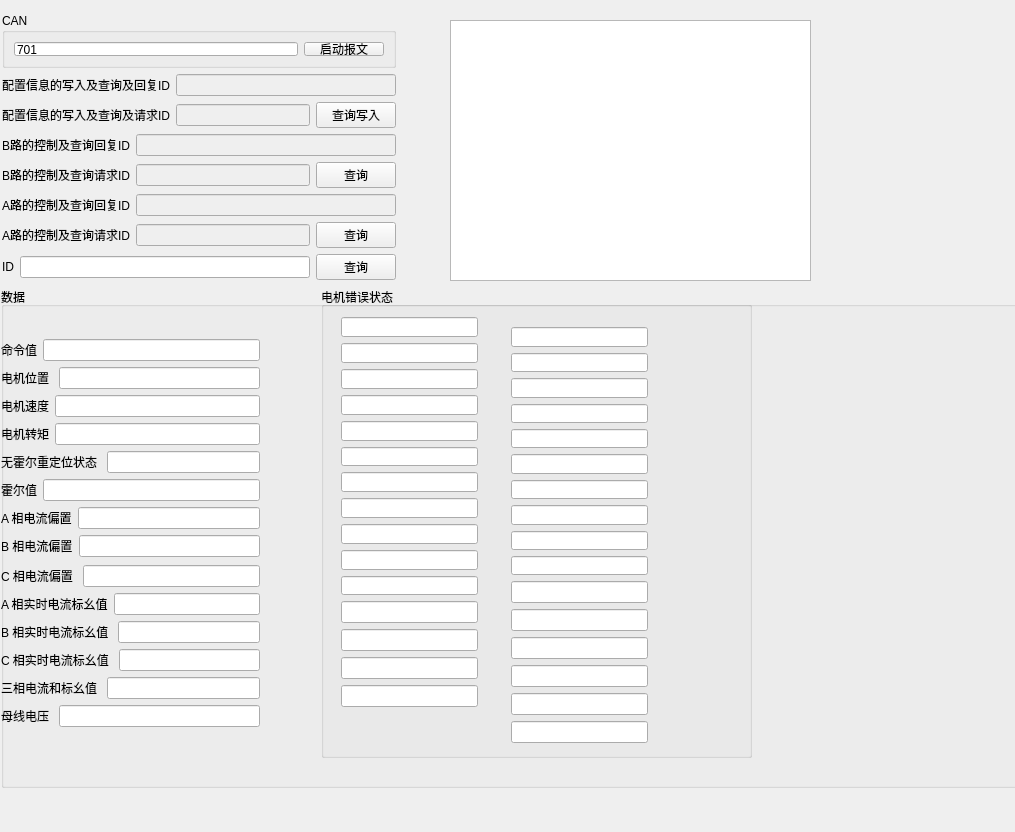
<?xml version="1.0" encoding="UTF-8"?>
<ui version="4.0">
 <class>ControlCanDllForm</class>
 <widget class="QWidget" name="ControlCanDllForm">
  <property name="geometry">
   <rect>
    <x>0</x>
    <y>0</y>
    <width>1015</width>
    <height>832</height>
   </rect>
  </property>
  <property name="windowTitle">
   <string>Form</string>
  </property>
  <widget class="QGroupBox" name="groupBox_2">
   <property name="geometry">
    <rect>
     <x>1</x>
     <y>287</y>
     <width>1021</width>
     <height>501</height>
    </rect>
   </property>
   <property name="title">
    <string>数据</string>
   </property>
   <widget class="QGroupBox" name="groupBox_3">
    <property name="geometry">
     <rect>
      <x>320</x>
      <y>0</y>
      <width>431</width>
      <height>471</height>
     </rect>
    </property>
    <property name="title">
     <string>电机错误状态</string>
    </property>
    <widget class="QLineEdit" name="lineEdit_30">
     <property name="geometry">
      <rect>
       <x>210</x>
       <y>480</y>
       <width>131</width>
       <height>20</height>
      </rect>
     </property>
    </widget>
    <widget class="QWidget" name="layoutWidget">
     <property name="geometry">
      <rect>
       <x>20</x>
       <y>30</y>
       <width>137</width>
       <height>390</height>
      </rect>
     </property>
     <layout class="QVBoxLayout" name="verticalLayout_8">
      <item>
       <layout class="QVBoxLayout" name="verticalLayout_4">
        <item>
         <widget class="QLineEdit" name="lineEdit_00"/>
        </item>
        <item>
         <widget class="QLineEdit" name="lineEdit_01"/>
        </item>
        <item>
         <widget class="QLineEdit" name="lineEdit_02"/>
        </item>
        <item>
         <widget class="QLineEdit" name="lineEdit_03"/>
        </item>
        <item>
         <widget class="QLineEdit" name="lineEdit_04"/>
        </item>
        <item>
         <widget class="QLineEdit" name="lineEdit_05"/>
        </item>
        <item>
         <widget class="QLineEdit" name="lineEdit_06"/>
        </item>
        <item>
         <widget class="QLineEdit" name="lineEdit_07"/>
        </item>
        <item>
         <widget class="QLineEdit" name="lineEdit_08"/>
        </item>
        <item>
         <widget class="QLineEdit" name="lineEdit_09"/>
        </item>
        <item>
         <widget class="QLineEdit" name="lineEdit_010"/>
        </item>
       </layout>
      </item>
      <item>
       <layout class="QVBoxLayout" name="verticalLayout_7">
        <item>
         <widget class="QLineEdit" name="lineEdit_011"/>
        </item>
        <item>
         <widget class="QLineEdit" name="lineEdit_012"/>
        </item>
        <item>
         <widget class="QLineEdit" name="lineEdit_013"/>
        </item>
        <item>
         <widget class="QLineEdit" name="lineEdit_014"/>
        </item>
       </layout>
      </item>
     </layout>
    </widget>
    <widget class="QWidget" name="layoutWidget">
     <property name="geometry">
      <rect>
       <x>190</x>
       <y>40</y>
       <width>137</width>
       <height>416</height>
      </rect>
     </property>
     <layout class="QVBoxLayout" name="verticalLayout_12">
      <item>
       <layout class="QVBoxLayout" name="verticalLayout_5">
        <item>
         <widget class="QLineEdit" name="lineEdit_015"/>
        </item>
        <item>
         <widget class="QLineEdit" name="lineEdit_016"/>
        </item>
        <item>
         <widget class="QLineEdit" name="lineEdit_017"/>
        </item>
        <item>
         <widget class="QLineEdit" name="lineEdit_018"/>
        </item>
        <item>
         <widget class="QLineEdit" name="lineEdit_019"/>
        </item>
        <item>
         <widget class="QLineEdit" name="lineEdit_020"/>
        </item>
        <item>
         <widget class="QLineEdit" name="lineEdit_021"/>
        </item>
        <item>
         <widget class="QLineEdit" name="lineEdit_023"/>
        </item>
        <item>
         <widget class="QLineEdit" name="lineEdit_024"/>
        </item>
        <item>
         <widget class="QLineEdit" name="lineEdit_025"/>
        </item>
       </layout>
      </item>
      <item>
       <layout class="QVBoxLayout" name="verticalLayout_6">
        <item>
         <widget class="QLineEdit" name="lineEdit_026"/>
        </item>
        <item>
         <widget class="QLineEdit" name="lineEdit_027"/>
        </item>
        <item>
         <widget class="QLineEdit" name="lineEdit_028"/>
        </item>
        <item>
         <widget class="QLineEdit" name="lineEdit_029"/>
        </item>
        <item>
         <widget class="QLineEdit" name="lineEdit_030"/>
        </item>
        <item>
         <widget class="QLineEdit" name="lineEdit_031"/>
        </item>
       </layout>
      </item>
     </layout>
    </widget>
   </widget>
   <widget class="QWidget" name="layoutWidget">
    <property name="geometry">
     <rect>
      <x>0</x>
      <y>50</y>
      <width>259</width>
      <height>392</height>
     </rect>
    </property>
    <layout class="QVBoxLayout" name="verticalLayout_3">
     <item>
      <layout class="QVBoxLayout" name="verticalLayout">
       <item>
        <layout class="QHBoxLayout" name="horizontalLayout_10">
         <item>
          <widget class="QLabel" name="label_8">
           <property name="text">
            <string>命令值</string>
           </property>
          </widget>
         </item>
         <item>
          <widget class="QLineEdit" name="lineEdit_0"/>
         </item>
        </layout>
       </item>
       <item>
        <layout class="QHBoxLayout" name="horizontalLayout_11">
         <item>
          <widget class="QLabel" name="label_9">
           <property name="text">
            <string>电机位置 </string>
           </property>
          </widget>
         </item>
         <item>
          <widget class="QLineEdit" name="lineEdit_1"/>
         </item>
        </layout>
       </item>
       <item>
        <layout class="QHBoxLayout" name="horizontalLayout_12">
         <item>
          <widget class="QLabel" name="label_10">
           <property name="text">
            <string>电机速度</string>
           </property>
          </widget>
         </item>
         <item>
          <widget class="QLineEdit" name="lineEdit_2"/>
         </item>
        </layout>
       </item>
       <item>
        <layout class="QHBoxLayout" name="horizontalLayout_13">
         <item>
          <widget class="QLabel" name="label_11">
           <property name="text">
            <string>电机转矩</string>
           </property>
          </widget>
         </item>
         <item>
          <widget class="QLineEdit" name="lineEdit_3"/>
         </item>
        </layout>
       </item>
       <item>
        <layout class="QHBoxLayout" name="horizontalLayout_14">
         <item>
          <widget class="QLabel" name="label_12">
           <property name="text">
            <string>无霍尔重定位状态 </string>
           </property>
          </widget>
         </item>
         <item>
          <widget class="QLineEdit" name="lineEdit_4"/>
         </item>
        </layout>
       </item>
       <item>
        <layout class="QHBoxLayout" name="horizontalLayout_16">
         <item>
          <widget class="QLabel" name="label_14">
           <property name="text">
            <string>霍尔值</string>
           </property>
          </widget>
         </item>
         <item>
          <widget class="QLineEdit" name="lineEdit_6"/>
         </item>
        </layout>
       </item>
       <item>
        <layout class="QHBoxLayout" name="horizontalLayout_17">
         <item>
          <widget class="QLabel" name="label_15">
           <property name="text">
            <string>A 相电流偏置</string>
           </property>
          </widget>
         </item>
         <item>
          <widget class="QLineEdit" name="lineEdit_7"/>
         </item>
        </layout>
       </item>
       <item>
        <layout class="QHBoxLayout" name="horizontalLayout_18">
         <item>
          <widget class="QLabel" name="label_16">
           <property name="text">
            <string>B 相电流偏置</string>
           </property>
          </widget>
         </item>
         <item>
          <widget class="QLineEdit" name="lineEdit_8"/>
         </item>
        </layout>
       </item>
      </layout>
     </item>
     <item>
      <layout class="QVBoxLayout" name="verticalLayout_2">
       <item>
        <layout class="QHBoxLayout" name="horizontalLayout_19">
         <item>
          <widget class="QLabel" name="label_17">
           <property name="text">
            <string>C 相电流偏置 </string>
           </property>
          </widget>
         </item>
         <item>
          <widget class="QLineEdit" name="lineEdit_9"/>
         </item>
        </layout>
       </item>
       <item>
        <layout class="QHBoxLayout" name="horizontalLayout_20">
         <item>
          <widget class="QLabel" name="label_18">
           <property name="text">
            <string>A 相实时电流标幺值</string>
           </property>
          </widget>
         </item>
         <item>
          <widget class="QLineEdit" name="lineEdit_10"/>
         </item>
        </layout>
       </item>
       <item>
        <layout class="QHBoxLayout" name="horizontalLayout_21">
         <item>
          <widget class="QLabel" name="label_19">
           <property name="text">
            <string>B 相实时电流标幺值 </string>
           </property>
          </widget>
         </item>
         <item>
          <widget class="QLineEdit" name="lineEdit_11"/>
         </item>
        </layout>
       </item>
       <item>
        <layout class="QHBoxLayout" name="horizontalLayout_22">
         <item>
          <widget class="QLabel" name="label_20">
           <property name="text">
            <string>C 相实时电流标幺值 </string>
           </property>
          </widget>
         </item>
         <item>
          <widget class="QLineEdit" name="lineEdit_12"/>
         </item>
        </layout>
       </item>
       <item>
        <layout class="QHBoxLayout" name="horizontalLayout_23">
         <item>
          <widget class="QLabel" name="label_21">
           <property name="text">
            <string>三相电流和标幺值 </string>
           </property>
          </widget>
         </item>
         <item>
          <widget class="QLineEdit" name="lineEdit_13"/>
         </item>
        </layout>
       </item>
       <item>
        <layout class="QHBoxLayout" name="horizontalLayout_24">
         <item>
          <widget class="QLabel" name="label_22">
           <property name="text">
            <string>母线电压 </string>
           </property>
          </widget>
         </item>
         <item>
          <widget class="QLineEdit" name="lineEdit_14"/>
         </item>
        </layout>
       </item>
      </layout>
     </item>
    </layout>
   </widget>
  </widget>
  <widget class="QWidget" name="layoutWidget">
   <property name="geometry">
    <rect>
     <x>2</x>
     <y>13</y>
     <width>394</width>
     <height>267</height>
    </rect>
   </property>
   <layout class="QVBoxLayout" name="verticalLayout_16">
    <item>
     <widget class="QGroupBox" name="groupBox">
      <property name="title">
       <string>CAN</string>
      </property>
      <layout class="QHBoxLayout" name="horizontalLayout_8">
       <item>
        <layout class="QHBoxLayout" name="horizontalLayout_7">
         <item>
          <widget class="QLineEdit" name="lineEdit_START_buffer">
           <property name="text">
            <string>701</string>
           </property>
          </widget>
         </item>
         <item>
          <widget class="QPushButton" name="pushButton_start_probuffer">
           <property name="text">
            <string>启动报文</string>
           </property>
          </widget>
         </item>
        </layout>
       </item>
      </layout>
     </widget>
    </item>
    <item>
     <layout class="QHBoxLayout" name="horizontalLayout">
      <item>
       <widget class="QLabel" name="label">
        <property name="text">
         <string>配置信息的写入及查询及回复ID</string>
        </property>
       </widget>
      </item>
      <item>
       <widget class="QLineEdit" name="lineEdit_config_response">
        <property name="enabled">
         <bool>false</bool>
        </property>
       </widget>
      </item>
     </layout>
    </item>
    <item>
     <layout class="QHBoxLayout" name="horizontalLayout_15">
      <item>
       <layout class="QHBoxLayout" name="horizontalLayout_2">
        <item>
         <widget class="QLabel" name="label_2">
          <property name="text">
           <string>配置信息的写入及查询及请求ID</string>
          </property>
         </widget>
        </item>
        <item>
         <widget class="QLineEdit" name="lineEdit_config_request">
          <property name="enabled">
           <bool>false</bool>
          </property>
         </widget>
        </item>
       </layout>
      </item>
      <item>
       <widget class="QPushButton" name="pushButton_config_request">
        <property name="text">
         <string>查询写入</string>
        </property>
       </widget>
      </item>
     </layout>
    </item>
    <item>
     <layout class="QHBoxLayout" name="horizontalLayout_3">
      <item>
       <widget class="QLabel" name="label_3">
        <property name="text">
         <string>B路的控制及查询回复ID</string>
        </property>
       </widget>
      </item>
      <item>
       <widget class="QLineEdit" name="lineEdit_B_response">
        <property name="enabled">
         <bool>false</bool>
        </property>
       </widget>
      </item>
     </layout>
    </item>
    <item>
     <layout class="QHBoxLayout" name="horizontalLayout_25">
      <item>
       <layout class="QHBoxLayout" name="horizontalLayout_4">
        <item>
         <widget class="QLabel" name="label_4">
          <property name="text">
           <string>B路的控制及查询请求ID</string>
          </property>
         </widget>
        </item>
        <item>
         <widget class="QLineEdit" name="lineEdit_B_request">
          <property name="enabled">
           <bool>false</bool>
          </property>
         </widget>
        </item>
       </layout>
      </item>
      <item>
       <widget class="QPushButton" name="pushButton_B_request">
        <property name="text">
         <string>查询</string>
        </property>
       </widget>
      </item>
     </layout>
    </item>
    <item>
     <layout class="QHBoxLayout" name="horizontalLayout_5">
      <item>
       <widget class="QLabel" name="label_5">
        <property name="text">
         <string>A路的控制及查询回复ID</string>
        </property>
       </widget>
      </item>
      <item>
       <widget class="QLineEdit" name="lineEdit_A_response">
        <property name="enabled">
         <bool>false</bool>
        </property>
       </widget>
      </item>
     </layout>
    </item>
    <item>
     <layout class="QHBoxLayout" name="horizontalLayout_26">
      <item>
       <layout class="QHBoxLayout" name="horizontalLayout_6">
        <item>
         <widget class="QLabel" name="label_6">
          <property name="text">
           <string>A路的控制及查询请求ID</string>
          </property>
         </widget>
        </item>
        <item>
         <widget class="QLineEdit" name="lineEdit_A_request">
          <property name="enabled">
           <bool>false</bool>
          </property>
         </widget>
        </item>
       </layout>
      </item>
      <item>
       <widget class="QPushButton" name="pushButton_A_request">
        <property name="text">
         <string>查询</string>
        </property>
       </widget>
      </item>
     </layout>
    </item>
    <item>
     <layout class="QHBoxLayout" name="horizontalLayout_9">
      <item>
       <widget class="QLabel" name="label_7">
        <property name="text">
         <string>&lt;html&gt;&lt;head/&gt;&lt;body&gt;&lt;p align=&quot;center&quot;&gt;ID&lt;/p&gt;&lt;/body&gt;&lt;/html&gt;</string>
        </property>
       </widget>
      </item>
      <item>
       <widget class="QLineEdit" name="lineEdit_ID"/>
      </item>
      <item>
       <widget class="QPushButton" name="pushButton_send">
        <property name="text">
         <string>查询</string>
        </property>
       </widget>
      </item>
     </layout>
    </item>
   </layout>
  </widget>
  <widget class="QWidget" name="layoutWidget">
   <property name="geometry">
    <rect>
     <x>0</x>
     <y>0</y>
     <width>2</width>
     <height>2</height>
    </rect>
   </property>
   <layout class="QHBoxLayout" name="horizontalLayout_27"/>
  </widget>
  <widget class="QListWidget" name="listWidget_warning">
   <property name="geometry">
    <rect>
     <x>450</x>
     <y>20</y>
     <width>361</width>
     <height>261</height>
    </rect>
   </property>
  </widget>
 </widget>
 <resources/>
 <connections/>
</ui>
